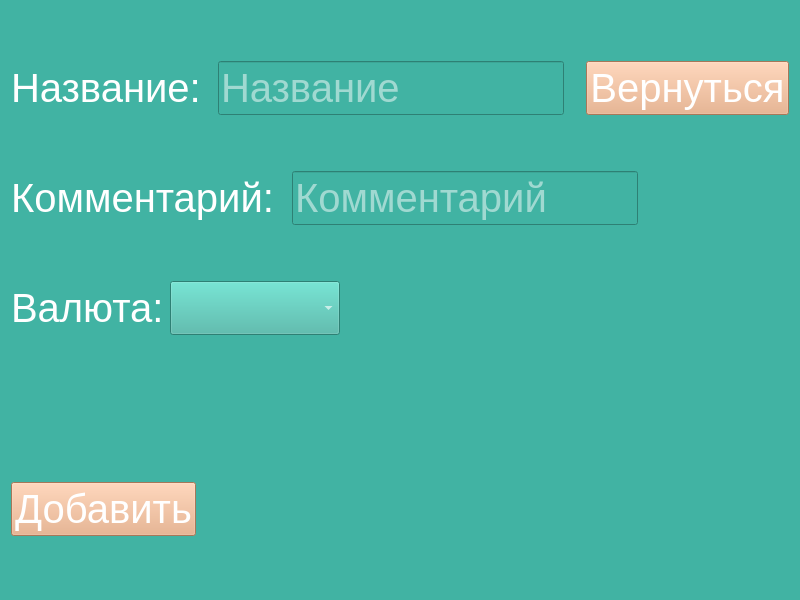
<?xml version="1.0" encoding="UTF-8"?>
<ui version="4.0">
 <class>MyWallet</class>
 <widget class="QWidget" name="MyWallet">
  <property name="geometry">
   <rect>
    <x>0</x>
    <y>0</y>
    <width>800</width>
    <height>600</height>
   </rect>
  </property>
  <property name="minimumSize">
   <size>
    <width>800</width>
    <height>600</height>
   </size>
  </property>
  <property name="maximumSize">
   <size>
    <width>800</width>
    <height>600</height>
   </size>
  </property>
  <property name="windowTitle">
   <string>MyWallet</string>
  </property>
  <property name="styleSheet">
   <string notr="true">QWidget {
background-color: #41B3A3;
color: rgb(255, 255, 255);
font-size: 40px;
}
QPushButton {
font-size: 40px;
color: rgb(255, 255, 255);
background-color: #E8A87C;
}
QPushButton:pressed {
background-color:  rgb(255, 255, 255);
color: #E27D60;
}
QPushButton:hover:!pressed{
background-color: #E27D60;
}</string>
  </property>
  <layout class="QHBoxLayout" name="horizontalLayout_6">
   <item>
    <layout class="QVBoxLayout" name="verticalLayout">
     <item>
      <layout class="QHBoxLayout" name="horizontalLayout_5">
       <item>
        <widget class="QLabel" name="label">
         <property name="styleSheet">
          <string notr="true"/>
         </property>
         <property name="text">
          <string>Название: </string>
         </property>
        </widget>
       </item>
       <item>
        <widget class="QLineEdit" name="NameEdit">
         <property name="sizePolicy">
          <sizepolicy hsizetype="Minimum" vsizetype="Fixed">
           <horstretch>0</horstretch>
           <verstretch>0</verstretch>
          </sizepolicy>
         </property>
         <property name="focusPolicy">
          <enum>Qt::ClickFocus</enum>
         </property>
         <property name="styleSheet">
          <string notr="true"/>
         </property>
         <property name="maxLength">
          <number>20</number>
         </property>
         <property name="frame">
          <bool>true</bool>
         </property>
         <property name="placeholderText">
          <string>Название</string>
         </property>
        </widget>
       </item>
       <item>
        <spacer name="horizontalSpacer_5">
         <property name="orientation">
          <enum>Qt::Horizontal</enum>
         </property>
         <property name="sizeHint" stdset="0">
          <size>
           <width>40</width>
           <height>20</height>
          </size>
         </property>
        </spacer>
       </item>
       <item>
        <widget class="QPushButton" name="returnButton">
         <property name="sizePolicy">
          <sizepolicy hsizetype="Maximum" vsizetype="Fixed">
           <horstretch>0</horstretch>
           <verstretch>0</verstretch>
          </sizepolicy>
         </property>
         <property name="styleSheet">
          <string notr="true"/>
         </property>
         <property name="text">
          <string>Вернуться</string>
         </property>
        </widget>
       </item>
      </layout>
     </item>
     <item>
      <layout class="QHBoxLayout" name="horizontalLayout_3">
       <item>
        <widget class="QLabel" name="label_2">
         <property name="styleSheet">
          <string notr="true"/>
         </property>
         <property name="text">
          <string>Комментарий: </string>
         </property>
        </widget>
       </item>
       <item>
        <widget class="QLineEdit" name="CommentEdit">
         <property name="sizePolicy">
          <sizepolicy hsizetype="Minimum" vsizetype="Fixed">
           <horstretch>0</horstretch>
           <verstretch>0</verstretch>
          </sizepolicy>
         </property>
         <property name="focusPolicy">
          <enum>Qt::ClickFocus</enum>
         </property>
         <property name="styleSheet">
          <string notr="true"/>
         </property>
         <property name="maxLength">
          <number>35</number>
         </property>
         <property name="placeholderText">
          <string>Комментарий</string>
         </property>
        </widget>
       </item>
       <item>
        <spacer name="horizontalSpacer_2">
         <property name="orientation">
          <enum>Qt::Horizontal</enum>
         </property>
         <property name="sizeHint" stdset="0">
          <size>
           <width>40</width>
           <height>20</height>
          </size>
         </property>
        </spacer>
       </item>
      </layout>
     </item>
     <item>
      <layout class="QHBoxLayout" name="horizontalLayout_2">
       <item>
        <widget class="QLabel" name="label_3">
         <property name="styleSheet">
          <string notr="true"/>
         </property>
         <property name="text">
          <string>Валюта:</string>
         </property>
        </widget>
       </item>
       <item>
        <widget class="QComboBox" name="currencyComboBox">
         <property name="sizePolicy">
          <sizepolicy hsizetype="Maximum" vsizetype="Fixed">
           <horstretch>0</horstretch>
           <verstretch>0</verstretch>
          </sizepolicy>
         </property>
         <property name="styleSheet">
          <string notr="true"/>
         </property>
         <property name="frame">
          <bool>true</bool>
         </property>
        </widget>
       </item>
       <item>
        <spacer name="horizontalSpacer">
         <property name="orientation">
          <enum>Qt::Horizontal</enum>
         </property>
         <property name="sizeHint" stdset="0">
          <size>
           <width>40</width>
           <height>20</height>
          </size>
         </property>
        </spacer>
       </item>
      </layout>
     </item>
     <item>
      <layout class="QHBoxLayout" name="horizontalLayout_4">
       <item>
        <widget class="QLabel" name="errorLabel">
         <property name="sizePolicy">
          <sizepolicy hsizetype="Minimum" vsizetype="Maximum">
           <horstretch>0</horstretch>
           <verstretch>0</verstretch>
          </sizepolicy>
         </property>
         <property name="styleSheet">
          <string notr="true">QLabel {
font-size: 30px;
color: #EDF5E1;
}</string>
         </property>
         <property name="text">
          <string/>
         </property>
         <property name="wordWrap">
          <bool>true</bool>
         </property>
        </widget>
       </item>
      </layout>
     </item>
     <item>
      <layout class="QHBoxLayout" name="horizontalLayout">
       <item>
        <widget class="QPushButton" name="addButton">
         <property name="sizePolicy">
          <sizepolicy hsizetype="Maximum" vsizetype="Fixed">
           <horstretch>0</horstretch>
           <verstretch>0</verstretch>
          </sizepolicy>
         </property>
         <property name="maximumSize">
          <size>
           <width>200</width>
           <height>16777215</height>
          </size>
         </property>
         <property name="styleSheet">
          <string notr="true"/>
         </property>
         <property name="text">
          <string>Добавить</string>
         </property>
         <property name="autoDefault">
          <bool>false</bool>
         </property>
         <property name="default">
          <bool>false</bool>
         </property>
         <property name="flat">
          <bool>false</bool>
         </property>
        </widget>
       </item>
       <item>
        <spacer name="horizontalSpacer_4">
         <property name="orientation">
          <enum>Qt::Horizontal</enum>
         </property>
         <property name="sizeHint" stdset="0">
          <size>
           <width>40</width>
           <height>20</height>
          </size>
         </property>
        </spacer>
       </item>
      </layout>
     </item>
    </layout>
   </item>
  </layout>
 </widget>
 <resources/>
 <connections/>
</ui>
